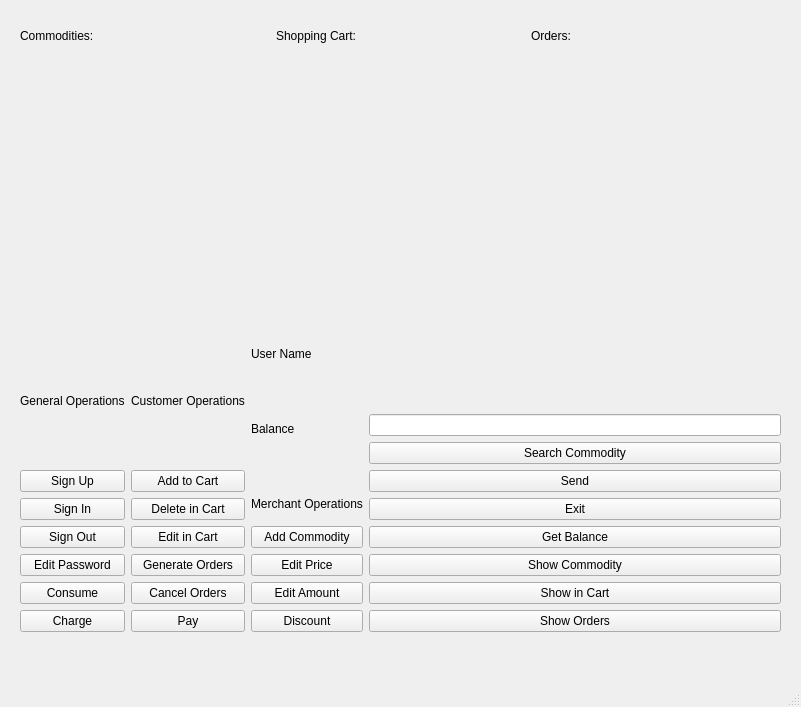
<?xml version="1.0" encoding="UTF-8"?>
<ui version="4.0">
 <class>MainWindow</class>
 <widget class="QMainWindow" name="MainWindow">
  <property name="geometry">
   <rect>
    <x>0</x>
    <y>0</y>
    <width>801</width>
    <height>707</height>
   </rect>
  </property>
  <property name="windowTitle">
   <string>MainWindow</string>
  </property>
  <widget class="QWidget" name="centralwidget">
   <widget class="QWidget" name="horizontalLayoutWidget">
    <property name="geometry">
     <rect>
      <x>20</x>
      <y>60</y>
      <width>761</width>
      <height>261</height>
     </rect>
    </property>
    <layout class="QHBoxLayout" name="dataTable">
     <item>
      <widget class="QLabel" name="commodity">
       <property name="text">
        <string/>
       </property>
      </widget>
     </item>
     <item>
      <widget class="QLabel" name="shoppingCart">
       <property name="text">
        <string/>
       </property>
      </widget>
     </item>
     <item>
      <widget class="QLabel" name="orders">
       <property name="text">
        <string/>
       </property>
      </widget>
     </item>
    </layout>
   </widget>
   <widget class="QWidget" name="horizontalLayoutWidget_2">
    <property name="geometry">
     <rect>
      <x>20</x>
      <y>20</y>
      <width>761</width>
      <height>31</height>
     </rect>
    </property>
    <layout class="QHBoxLayout" name="dataTableTag">
     <item>
      <widget class="QLabel" name="commodityTag">
       <property name="text">
        <string>Commodities:</string>
       </property>
      </widget>
     </item>
     <item>
      <widget class="QLabel" name="shoppingCartTag">
       <property name="text">
        <string>Shopping Cart:</string>
       </property>
      </widget>
     </item>
     <item>
      <widget class="QLabel" name="ordersTag">
       <property name="text">
        <string>Orders:</string>
       </property>
      </widget>
     </item>
    </layout>
   </widget>
   <widget class="QWidget" name="horizontalLayoutWidget_3">
    <property name="geometry">
     <rect>
      <x>20</x>
      <y>338</y>
      <width>761</width>
      <height>294</height>
     </rect>
    </property>
    <layout class="QHBoxLayout" name="operationsTable">
     <item>
      <layout class="QVBoxLayout" name="generalOperations_2">
       <item>
        <widget class="QLabel" name="generalOperations">
         <property name="text">
          <string>General Operations</string>
         </property>
        </widget>
       </item>
       <item>
        <widget class="QPushButton" name="signUp">
         <property name="text">
          <string>Sign Up</string>
         </property>
        </widget>
       </item>
       <item>
        <widget class="QPushButton" name="signIn">
         <property name="text">
          <string>Sign In</string>
         </property>
        </widget>
       </item>
       <item>
        <widget class="QPushButton" name="signOut">
         <property name="text">
          <string>Sign Out</string>
         </property>
        </widget>
       </item>
       <item>
        <widget class="QPushButton" name="editPassword">
         <property name="text">
          <string>Edit Password</string>
         </property>
        </widget>
       </item>
       <item>
        <widget class="QPushButton" name="consume">
         <property name="text">
          <string>Consume</string>
         </property>
        </widget>
       </item>
       <item>
        <widget class="QPushButton" name="charge">
         <property name="text">
          <string>Charge</string>
         </property>
        </widget>
       </item>
      </layout>
     </item>
     <item>
      <layout class="QVBoxLayout" name="customerOperations_2">
       <item>
        <widget class="QLabel" name="customerOperations">
         <property name="text">
          <string>Customer Operations</string>
         </property>
        </widget>
       </item>
       <item>
        <widget class="QPushButton" name="addToCart">
         <property name="text">
          <string>Add to Cart</string>
         </property>
        </widget>
       </item>
       <item>
        <widget class="QPushButton" name="deleteInCart">
         <property name="text">
          <string>Delete in Cart</string>
         </property>
        </widget>
       </item>
       <item>
        <widget class="QPushButton" name="editInCart">
         <property name="text">
          <string>Edit in Cart</string>
         </property>
        </widget>
       </item>
       <item>
        <widget class="QPushButton" name="generateOrders">
         <property name="text">
          <string>Generate Orders</string>
         </property>
        </widget>
       </item>
       <item>
        <widget class="QPushButton" name="cancelOrders">
         <property name="text">
          <string>Cancel Orders</string>
         </property>
        </widget>
       </item>
       <item>
        <widget class="QPushButton" name="pay">
         <property name="text">
          <string>Pay</string>
         </property>
        </widget>
       </item>
      </layout>
     </item>
     <item>
      <layout class="QVBoxLayout" name="merchantOperationsAndShow">
       <item>
        <layout class="QVBoxLayout" name="verticalLayout_4">
         <item>
          <widget class="QLabel" name="userNameTag">
           <property name="text">
            <string>User Name</string>
           </property>
          </widget>
         </item>
         <item>
          <widget class="QLabel" name="userName">
           <property name="text">
            <string/>
           </property>
          </widget>
         </item>
         <item>
          <widget class="QLabel" name="balanceTag">
           <property name="text">
            <string>Balance</string>
           </property>
          </widget>
         </item>
         <item>
          <widget class="QLabel" name="balance">
           <property name="text">
            <string/>
           </property>
          </widget>
         </item>
         <item>
          <widget class="QLabel" name="merchantOperations">
           <property name="text">
            <string>Merchant Operations</string>
           </property>
          </widget>
         </item>
         <item>
          <widget class="QPushButton" name="addCommodity">
           <property name="text">
            <string>Add Commodity</string>
           </property>
          </widget>
         </item>
         <item>
          <widget class="QPushButton" name="editPrice">
           <property name="text">
            <string>Edit Price</string>
           </property>
          </widget>
         </item>
         <item>
          <widget class="QPushButton" name="editAmount">
           <property name="text">
            <string>Edit Amount</string>
           </property>
          </widget>
         </item>
         <item>
          <widget class="QPushButton" name="discount">
           <property name="text">
            <string>Discount</string>
           </property>
          </widget>
         </item>
        </layout>
       </item>
      </layout>
     </item>
     <item>
      <layout class="QVBoxLayout" name="inputOutputTable">
       <item>
        <widget class="QLabel" name="output">
         <property name="text">
          <string/>
         </property>
        </widget>
       </item>
       <item>
        <widget class="QLineEdit" name="input"/>
       </item>
       <item>
        <widget class="QPushButton" name="searchCommodity">
         <property name="text">
          <string>Search Commodity</string>
         </property>
        </widget>
       </item>
       <item>
        <widget class="QPushButton" name="send">
         <property name="text">
          <string>Send</string>
         </property>
        </widget>
       </item>
       <item>
        <widget class="QPushButton" name="exit">
         <property name="text">
          <string>Exit</string>
         </property>
        </widget>
       </item>
       <item>
        <widget class="QPushButton" name="getBalance">
         <property name="text">
          <string>Get Balance</string>
         </property>
        </widget>
       </item>
       <item>
        <widget class="QPushButton" name="showCommodity">
         <property name="text">
          <string>Show Commodity</string>
         </property>
        </widget>
       </item>
       <item>
        <widget class="QPushButton" name="showInCart">
         <property name="text">
          <string>Show in Cart</string>
         </property>
        </widget>
       </item>
       <item>
        <widget class="QPushButton" name="showOrders">
         <property name="text">
          <string>Show Orders</string>
         </property>
        </widget>
       </item>
      </layout>
     </item>
    </layout>
   </widget>
  </widget>
  <widget class="QMenuBar" name="menubar">
   <property name="geometry">
    <rect>
     <x>0</x>
     <y>0</y>
     <width>801</width>
     <height>26</height>
    </rect>
   </property>
  </widget>
  <widget class="QStatusBar" name="statusbar"/>
 </widget>
 <resources/>
 <connections/>
</ui>
